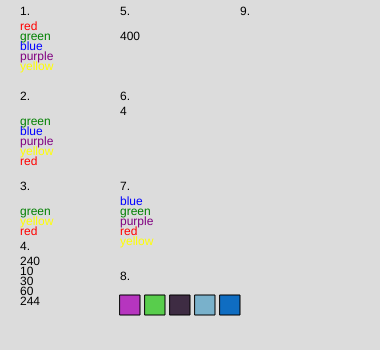
Frame 1 (no input)
Frame 60 (no input): identical to frame 1, image omitted
Frame 120 (the mouse pressed at the canvas centre since frame 60): identical to frame 1, image omitted

The p5.js sketch that drew this single still picture (run headless with seeded random() and noise() and a simulated clock; from frame 60 on, the mouse is pressed at the canvas centre):

// p5.js sketch
// ── sketch.js
let randomColors = [];

function setup() {
  createCanvas(380, 350);
  for (let i = 0; i < 5; i++) {
    randomColors.push(color(random(255), random(255), random(255)));
    //for → 5 keer herhalen
    //random(255) → willekeurige kleurwaarde
    // color(...) → maakt een kleur
    // push() → stopt de kleur in randomColors
  }
}

function draw() {
  background(220);
  fill(0)
  let colors = ["red", "green", "blue", "purple", "yellow"];

  text("1.", 20, 15);
  text("2.", 20, 100);
  text("3.", 20, 190);
  text("4.", 20, 250);
  text("5.", 120, 15);
  text("6.", 120, 100);
  text("7.", 120, 190);
  text("8.", 120, 280);
  text("9.", 240, 15);

  //1. 
  //alle kleuren van de array's worden onder elkaar gezet. 
  //i < colors.lenght = ga door zolang i kleiner is dan het aantal kleuren.
  for (let i = 0; i < colors.length; i++) {
    fill(colors[i]);
    text(colors[i], 20, 30 + i * 10);
  }

  //2.
  //colors.push(colors.shift()); = het pakt de eerste kleur uit de array en zet die helemaal achteraan. 
  //for (let i = 0; i < colors.length; i++) = het loopt door alle kleuren van de array.
  // fill(colors[i]); = welke kleur er word neergezet. 
  colors.push(colors.shift());
  for (let i = 0; i < colors.length; i++) {
    fill(colors[i]);
    text(colors[i], 20, 125 + i * 10);
  }

  //3.
  //colors.splice(1, 2); = 1 -> begin bij 1 en 2 -> verwijder 2 element kleuren. 
  //215 + i * 10 zorgt ervoor dat ze 10 pixels onder elkaar komen te staan.
  colors.splice(1, 2);
  for (let i = 0; i < colors.length; i++) {
    fill(colors[i]);
    text(colors[i], 20, 215 + i * 10);
  }

  //4.
  //for (let i = 0; i < numbers.length; i++) = De lus gaat alle getallen één voor één langs.
  //if (numbers[i] < 300) = als het getal kleiner is dan 300, doe dan wat hieronder staat.
  //y += 10; = Na ieder getal dat wordt weergegeven, gaat de volgende tekst 10 pixels naar beneden.
  fill(0);
  let numbers = [400, 240, 10, 490, 30, 60, 244, 500, 301, 300];
  let y = 265;
  for (let i = 0; i < numbers.length; i++) {
    if (numbers[i] < 300) {
      text(numbers[i], 20, y);
      y += 10;
    }
  }

  //5.
  //let total 0 = een variable waarbij total bij 0 begint.
  //for (let i = 0; i < firstArray.length; i++) {total += firstArray[i]; =
  // Deze loopt door alle getallen van de firstArray.
  // total += firstArray[i]; = Tel het getal op positie i op bij total.
  let firstArray = [3, 55, 93, 20, 102, 6];
  let secondArray = [14, 22, 80, 5];
  let total = 0;

  for (let i = 0; i < firstArray.length; i++) {
    total += firstArray[i];
  }
  for (let i = 0; i < secondArray.length; i++) {
    total += secondArray[i];
  }
   fill(0);
  text(total, 120, 40);

  //6.
  //let letterCount = 0; = Hij begint bij 0.
  //if (word[i].toLowerCase() === "e") { = Als de letter op plek i gelijk is aan e, doe dan iets.
  //"O".toLowerCase() = zorgt ervoor dat zowel een hoofdletter E als een kleine e gevonden kan worden.
  let word = "Overheidsfinancieringstekort.";
  let letterCount = 0;
  for (let i = 0; i < word.length; i++) {
    if (word[i].toLowerCase() === "e") {
      letterCount++;
    }
  }
  text(letterCount, 120, 115);

  //7
  //for (let i = 0; i < sortedColors.length; i++) { = de lus gaat door de kleuren heen. 
  let sortedColors = ["red", "green", "blue", "purple", "yellow"];
  sortedColors.sort();
  for (let i = 0; i < sortedColors.length; i++) {
    fill(sortedColors[i]);
    text(sortedColors[i], 120, 205 + i * 10);
  }

  //8
  for (let i = 0; i < 5; i++) {
    fill(randomColors[i]);
    rect(120 + i * 25, 295, 20, 20);
  }

  //9

}
